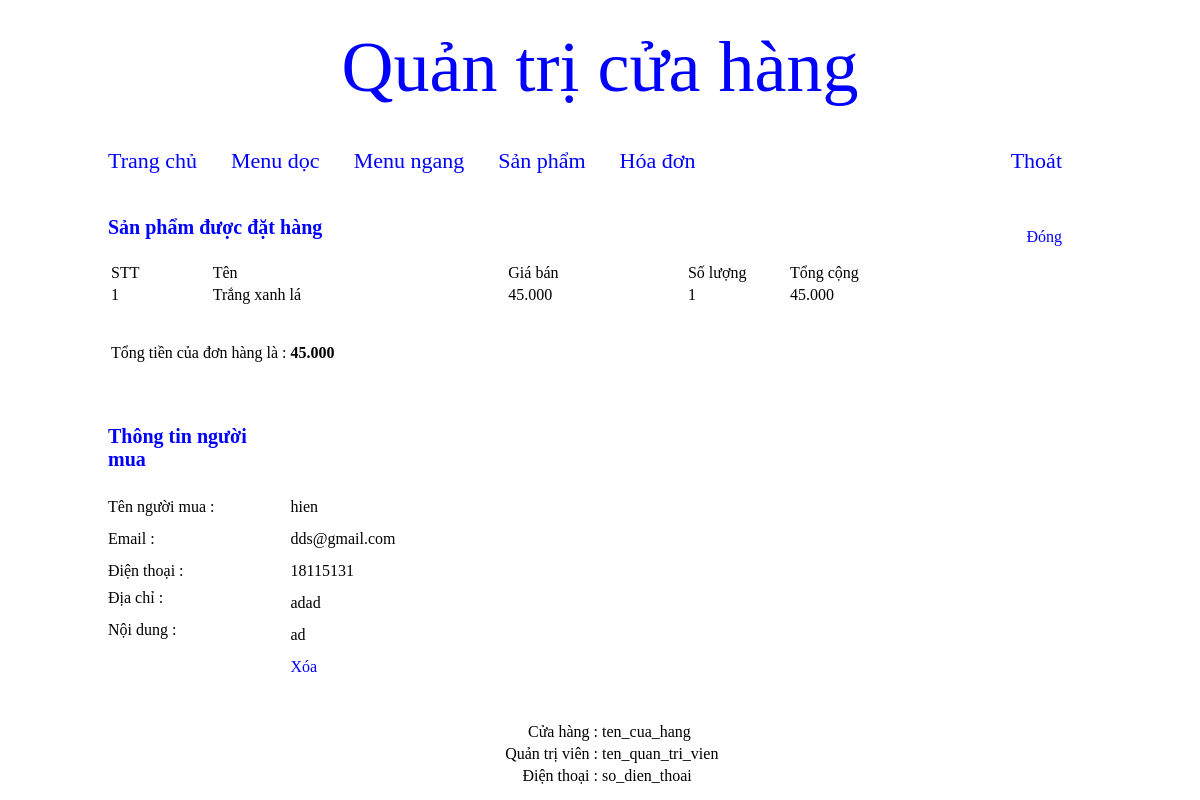
The page /quan_tri/index.php?thamso=xem_hoa_don&id=1&trang=1 (signed in) on the database its author committed.
### tables this page shows
CREATE TABLE IF NOT EXISTS `san_pham` (
  `id` int(11) NOT NULL AUTO_INCREMENT,
  `ten` varchar(256) NOT NULL,
  `gia` int(255) NOT NULL,
  `hinh_anh` varchar(256) NOT NULL,
  `noi_dung` mediumtext NOT NULL,
  `thuoc_menu` int(255) NOT NULL,
  `noi_bat` varchar(256) NOT NULL,
  `trang_chu` varchar(256) NOT NULL,
  `sap_xep_trang_chu` int(255) NOT NULL,
  PRIMARY KEY (`id`)
);

CREATE TABLE IF NOT EXISTS `hoa_don` (
  `id` int(11) NOT NULL AUTO_INCREMENT,
  `ten_nguoi_mua` varchar(256) NOT NULL,
  `email` varchar(256) NOT NULL,
  `dia_chi` mediumtext NOT NULL,
  `dien_thoai` varchar(256) NOT NULL,
  `noi_dung` mediumtext NOT NULL,
  `hang_duoc_mua` mediumtext NOT NULL,
  PRIMARY KEY (`id`)
);

### quan_tri/chuc_nang/hoa_don/xem_hoa_don.php (the view, shortened to what this page needs)
<?php
	$id=$_GET['id'];
	$tv="select * from hoa_don where id='$id' ";
	$tv_1=mysql_query($tv);
	$tv_2=mysql_fetch_array($tv_1);
	$ten_nguoi_mua=$tv_2['ten_nguoi_mua'];
	$email=$tv_2['email'];
	$dien_thoai=$tv_2['dien_thoai'];
	$dia_chi=$tv_2['dia_chi'];
	$noi_dung=$tv_2['noi_dung'];
	$hang_duoc_mua=$tv_2['hang_duoc_mua'];
	$link_dong="?thamso=hoa_don&&trang=".$_GET['trang'];
	$link_xoa="?xoa_hoa_don_o_trang_chi_tiet=co&id=".$id."&trang=".$_GET['trang'];
?>
<table width="990px" >
	<tr>
		<td width="250px" ><b style="color:blue;font-size:20px" >Sản phẩm được đặt hàng </b><br><br> </td>
		<td width="740px" align="right" >
			<a href="<?php echo $link_dong; ?>" class="lk_a1" style="margin-right:30px" >Đóng</a>
		</td>
	</tr>
	<tr>
		<td align="left" colspan="2" >
			<table width="880px" >
				<tr>
					<td width="100px">STT</td>
					<td width="300px" >Tên</td>
					<td width="180px">Giá bán</td>
					<td width="100px" >Số lượng</td>
					<td width="200px">Tổng cộng</td>
				</tr>
				<?php
					$m=explode("[|||||]",$hang_duoc_mua);
					$tong_lon=0;
					for($i=0;$i<count($m);$i++)
					{
						if(isset($m[$i]))
						{
							if($m[$i]!="")
							{
								$stt=$i+1;
								$m_2=explode("[|||]",$m[$i]);
								$id_sp=$m_2[0];
								$sl_sp=$m_2[1];
								$tv_sp="select id,ten,gia from san_pham where id='$id_sp' ";
								$tv_sp_1=mysql_query($tv_sp);
								$tv_sp_2=mysql_fetch_array($tv_sp_1);
								$ten=$tv_sp_2['ten'];
								$gia=$tv_sp_2['gia'];
								$gia_duoc_dinh_dang=number_format($gia,0,",",".");
								$tong=$gia*$sl_sp;
								$tong_duoc_dinh_dang=number_format($tong,0,",",".");
								$tong_lon=$tong_lon+$tong;
								if($sl_sp!=0)
								{
								?>
									<tr>
										<td><?php echo $stt; ?></td>
										<td><?php echo $ten; ?></td>
										<td><?php echo $gia_duoc_dinh_dang; ?></td>
										<td><?php echo $sl_sp; ?></td>
										<td><?php echo $tong_duoc_dinh_dang; ?></td>
									</tr>
								<?php
								}
							}
						}
					}
				?>
				<tr>
					<td colspan="5">
						<br><br>
						Tổng tiền của đơn hàng là :
						<?php
							$tong_lon_duoc_dinh_dang=number_format($tong_lon,0,",",".");
							echo "<b>".$tong_lon_duoc_dinh_dang."</b>";
						?>
						<br><br>
					</td>
				</tr>
			</table>
		</td>
	</tr>
</table>
<br><br>
<table width="990px" >
	<tr>
		<td width="180px" ><b style="color:blue;font-size:20px" >Thông tin người mua</b><br><br> </td>
		<td width="810px" align="right" >
		</td>
	</tr>
	<tr height="30px" >
		<td >Tên người mua : </td>
		<td >
			<?php echo $ten_nguoi_mua; ?>
		</td>
	</tr>
	<tr height="30px" >
		<td >Email : </td>
		<td >
			<?php echo $email; ?>
		</td>
	</tr>
	<tr height="30px" >
		<td >Điện thoại : </td>
		<td >
			<?php echo $dien_thoai; ?>
		</td>
	</tr>
	<tr height="30px" >
		<td valign="top" >Địa chỉ : </td>
		<td >
			<?php echo $dia_chi; ?>
		</td>
	</tr>
	<tr height="30px" >
		<td valign="top" >Nội dung : </td>
		<td >
			<?php echo $noi_dung; ?>
		</td>
	</tr>
	<tr height="30px" >
		<td>&nbsp;</td>
		<td>
			<a href="<?php echo $link_xoa; ?>" class="lk_a1" >Xóa</a>
		</td>
	</tr>
</table>

### quan_tri/giao_dien/giao_dien.css (style rules this page uses)
a.lk_a1 { text-decoration:none;color:blue; }

### rows shown on the page
san_pham: stt "1", ten "Trắng xanh lá", gia "45.000", gia.hang_duoc_mua "45.000"
hoa_don: hang_duoc_mua "1", ten_nguoi_mua "hien", email "dds@gmail.com", dien_thoai "18115131", dia_chi "adad", noi_dung "ad"

### other values the page prints
$tong_lon_duoc_dinh_dang "45.000"
